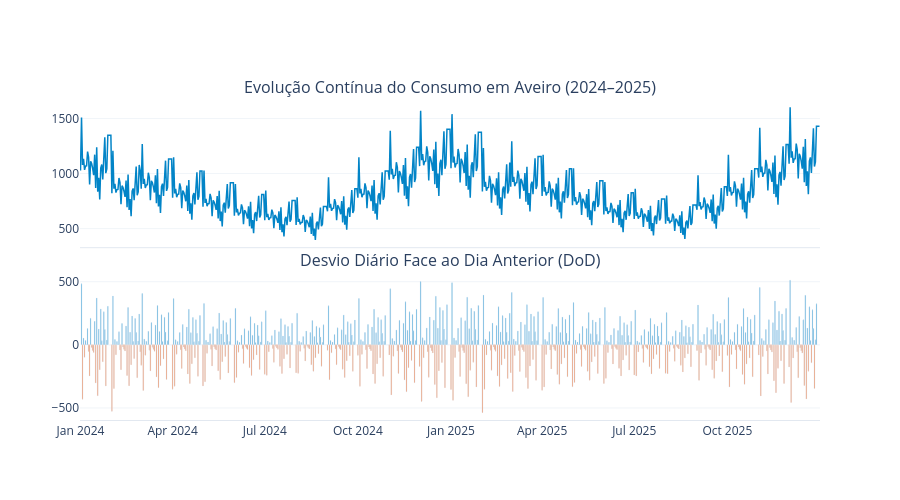
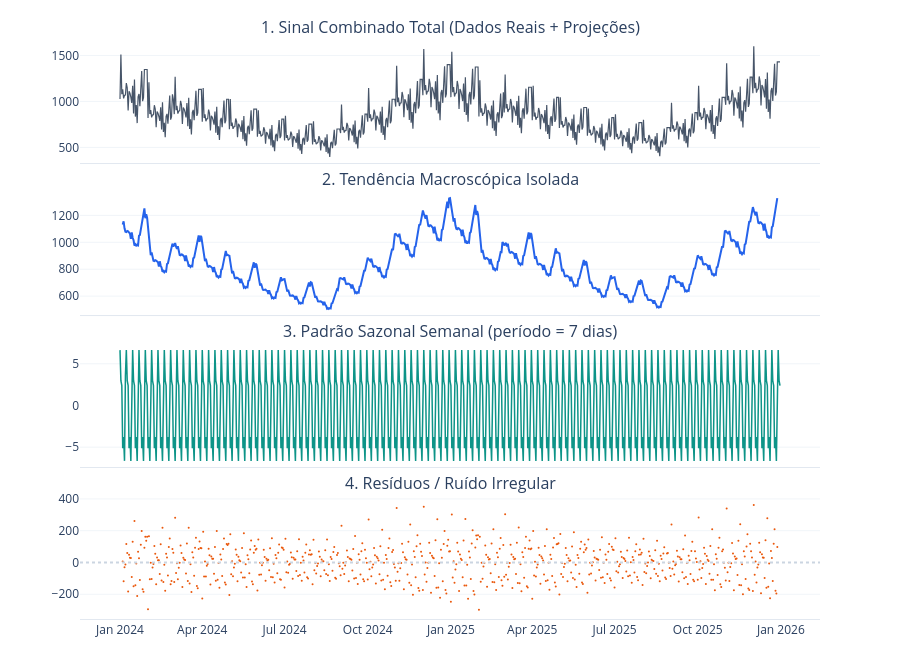

The cell these charts' notebook holds for them, in order:
### Markdown cell above
## 5. Visualização e Decomposição Sazonal

### Code cell
# Agregação diária para os gráficos
df_diario_grafico = (
    df_projeccao.set_index("data_hora")["energia_ativa_kwh"]
    .resample("D").sum()
    .reset_index()
)
df_diario_grafico.columns = ["data", "Energia Ativa"]
df_diario_grafico["variacao_abs"] = df_diario_grafico["Energia Ativa"].diff()

df_diario_grafico.to_csv("serie_temporal_aveiro_limpa.csv", index=False)
print(f"-> Série unificada: {len(df_diario_grafico)} dias (Reais + Projetados).")

# --- Gráfico: Tendência e Desvios 2024–2025 ---
fig_trends = make_subplots(
    rows=2, cols=1, shared_xaxes=True, vertical_spacing=0.08,
    subplot_titles=(
        "Evolução Contínua do Consumo em Aveiro (2024–2025)",
        "Desvio Diário Face ao Dia Anterior (DoD)"
    )
)
fig_trends.add_trace(
    go.Scatter(x=df_diario_grafico["data"], y=df_diario_grafico["Energia Ativa"],
               mode="lines", name="Consumo Diário",
               line=dict(color="#0284C7", width=1.5)),
    row=1, col=1
)
cores_barras = ["#0284C7" if v >= 0 else "#EA580C" for v in df_diario_grafico["variacao_abs"]]
fig_trends.add_trace(
    go.Bar(x=df_diario_grafico["data"], y=df_diario_grafico["variacao_abs"],
           marker_color=cores_barras, name="Desvio"),
    row=2, col=1
)
fig_trends.update_layout(plot_bgcolor="white", paper_bgcolor="white",
                         height=500, showlegend=False)
fig_trends.update_xaxes(showgrid=False, linecolor="#E2E8F0")
fig_trends.update_yaxes(showgrid=True, gridcolor="#F1F5F9")
fig_trends.show()

# --- Decomposição Sazonal ---
df_decomp = df_diario_grafico.set_index("data")
analise_stl = seasonal_decompose(df_decomp["Energia Ativa"], model="additive", period=7)

fig_stl = make_subplots(
    rows=4, cols=1, shared_xaxes=True, vertical_spacing=0.05,
    subplot_titles=(
        "1. Sinal Combinado Total (Dados Reais + Projeções)",
        "2. Tendência Macroscópica Isolada",
        "3. Padrão Sazonal Semanal (período = 7 dias)",
        "4. Resíduos / Ruído Irregular"
    )
)
fig_stl.add_trace(go.Scatter(x=analise_stl.observed.index, y=analise_stl.observed,
    mode="lines", line=dict(color="#475569", width=1.2)), row=1, col=1)
fig_stl.add_trace(go.Scatter(x=analise_stl.trend.index, y=analise_stl.trend,
    mode="lines", line=dict(color="#2563EB", width=2)), row=2, col=1)
fig_stl.add_trace(go.Scatter(x=analise_stl.seasonal.index, y=analise_stl.seasonal,
    mode="lines", line=dict(color="#0D9488", width=1.5)), row=3, col=1)
fig_stl.add_trace(go.Scatter(x=analise_stl.resid.index, y=analise_stl.resid,
    mode="markers", marker=dict(color="#EA580C", size=2)), row=4, col=1)
fig_stl.add_hline(y=0, line_dash="dot", line_color="#CBD5E1", row=4, col=1)

fig_stl.update_layout(plot_bgcolor="white", paper_bgcolor="white",
                      height=650, showlegend=False, margin=dict(t=40, b=20))
for i in range(1, 5):
    fig_stl.update_xaxes(showgrid=False, linecolor="#E2E8F0", row=i, col=1)
    fig_stl.update_yaxes(showgrid=True,  gridcolor="#F1F5F9", row=i, col=1)
fig_stl.show()

### Figure 1 — Plotly figure (JSON) as saved in the notebook; plotly's stock layout.template omitted (floating-point values rounded to 4 significant figures; data arrays with more than 128 entries replaced by an {"elided": "..."} marker saying what was removed)
{"data": [{"line": {"color": "#0284C7", "width": 1.5}, "mode": "lines", "name": "Consumo Diário", "type": "scatter", "x": {"elided": "731 str values"}, "xaxis": "x", "y": {"elided": "731 float values"}, "yaxis": "y"}, {"marker": {"color": {"elided": "731 str values"}}, "name": "Desvio", "type": "bar", "x": {"elided": "731 str values"}, "xaxis": "x2", "y": {"elided": "731 float values"}, "yaxis": "y2"}], "layout": {"annotations": [{"font": {"size": 16}, "showarrow": false, "text": "Evolução Contínua do Consumo em Aveiro (2024–2025)", "x": 0.5, "xanchor": "center", "xref": "paper", "y": 1, "yanchor": "bottom", "yref": "paper"}, {"font": {"size": 16}, "showarrow": false, "text": "Desvio Diário Face ao Dia Anterior (DoD)", "x": 0.5, "xanchor": "center", "xref": "paper", "y": 0.46, "yanchor": "bottom", "yref": "paper"}], "height": 500, "paper_bgcolor": "white", "plot_bgcolor": "white", "showlegend": false, "xaxis": {"anchor": "y", "domain": [0, 1], "linecolor": "#E2E8F0", "matches": "x2", "showgrid": false, "showticklabels": false}, "xaxis2": {"anchor": "y2", "domain": [0, 1], "linecolor": "#E2E8F0", "showgrid": false}, "yaxis": {"anchor": "x", "domain": [0.54, 1], "gridcolor": "#F1F5F9", "showgrid": true}, "yaxis2": {"anchor": "x2", "domain": [0, 0.46], "gridcolor": "#F1F5F9", "showgrid": true}}}

### Figure 2 — Plotly figure (JSON) as saved in the notebook; plotly's stock layout.template omitted (floating-point values rounded to 4 significant figures; data arrays with more than 128 entries replaced by an {"elided": "..."} marker saying what was removed)
{"data": [{"line": {"color": "#475569", "width": 1.2}, "mode": "lines", "type": "scatter", "x": {"elided": "731 str values"}, "xaxis": "x", "y": {"elided": "731 float values"}, "yaxis": "y"}, {"line": {"color": "#2563EB", "width": 2}, "mode": "lines", "type": "scatter", "x": {"elided": "731 str values"}, "xaxis": "x2", "y": {"elided": "731 float values"}, "yaxis": "y2"}, {"line": {"color": "#0D9488", "width": 1.5}, "mode": "lines", "type": "scatter", "x": {"elided": "731 str values"}, "xaxis": "x3", "y": {"elided": "731 float values"}, "yaxis": "y3"}, {"marker": {"color": "#EA580C", "size": 2}, "mode": "markers", "type": "scatter", "x": {"elided": "731 str values"}, "xaxis": "x4", "y": {"elided": "731 float values"}, "yaxis": "y4"}], "layout": {"annotations": [{"font": {"size": 16}, "showarrow": false, "text": "1. Sinal Combinado Total (Dados Reais + Projeções)", "x": 0.5, "xanchor": "center", "xref": "paper", "y": 1, "yanchor": "bottom", "yref": "paper"}, {"font": {"size": 16}, "showarrow": false, "text": "2. Tendência Macroscópica Isolada", "x": 0.5, "xanchor": "center", "xref": "paper", "y": 0.7375, "yanchor": "bottom", "yref": "paper"}, {"font": {"size": 16}, "showarrow": false, "text": "3. Padrão Sazonal Semanal (período = 7 dias)", "x": 0.5, "xanchor": "center", "xref": "paper", "y": 0.475, "yanchor": "bottom", "yref": "paper"}, {"font": {"size": 16}, "showarrow": false, "text": "4. Resíduos / Ruído Irregular", "x": 0.5, "xanchor": "center", "xref": "paper", "y": 0.2125, "yanchor": "bottom", "yref": "paper"}], "height": 650, "margin": {"b": 20, "t": 40}, "paper_bgcolor": "white", "plot_bgcolor": "white", "shapes": [{"line": {"color": "#CBD5E1", "dash": "dot"}, "type": "line", "x0": 0, "x1": 1, "xref": "x4 domain", "y0": 0, "y1": 0, "yref": "y4"}], "showlegend": false, "xaxis": {"anchor": "y", "domain": [0, 1], "linecolor": "#E2E8F0", "matches": "x4", "showgrid": false, "showticklabels": false}, "xaxis2": {"anchor": "y2", "domain": [0, 1], "linecolor": "#E2E8F0", "matches": "x4", "showgrid": false, "showticklabels": false}, "xaxis3": {"anchor": "y3", "domain": [0, 1], "linecolor": "#E2E8F0", "matches": "x4", "showgrid": false, "showticklabels": false}, "xaxis4": {"anchor": "y4", "domain": [0, 1], "linecolor": "#E2E8F0", "showgrid": false}, "yaxis": {"anchor": "x", "domain": [0.7875, 1], "gridcolor": "#F1F5F9", "showgrid": true}, "yaxis2": {"anchor": "x2", "domain": [0.525, 0.7375], "gridcolor": "#F1F5F9", "showgrid": true}, "yaxis3": {"anchor": "x3", "domain": [0.2625, 0.475], "gridcolor": "#F1F5F9", "showgrid": true}, "yaxis4": {"anchor": "x4", "domain": [0, 0.2125], "gridcolor": "#F1F5F9", "showgrid": true}}}
